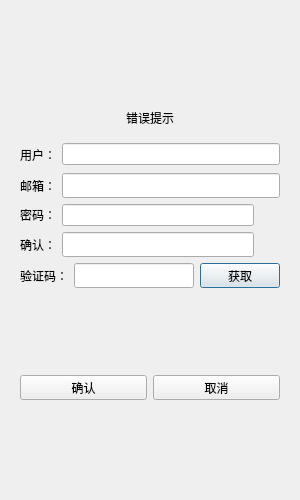
<?xml version="1.0" encoding="UTF-8"?>
<ui version="4.0">
 <class>RegisterDialog</class>
 <widget class="QDialog" name="RegisterDialog">
  <property name="geometry">
   <rect>
    <x>0</x>
    <y>0</y>
    <width>300</width>
    <height>500</height>
   </rect>
  </property>
  <property name="minimumSize">
   <size>
    <width>300</width>
    <height>500</height>
   </size>
  </property>
  <property name="maximumSize">
   <size>
    <width>300</width>
    <height>500</height>
   </size>
  </property>
  <property name="windowTitle">
   <string>Dialog</string>
  </property>
  <layout class="QVBoxLayout" name="verticalLayout_2">
   <item>
    <layout class="QVBoxLayout" name="verticalLayout">
     <item>
      <widget class="QStackedWidget" name="stackedWidget">
       <property name="currentIndex">
        <number>0</number>
       </property>
       <widget class="QWidget" name="page">
        <layout class="QVBoxLayout" name="verticalLayout_3">
         <item>
          <spacer name="verticalSpacer">
           <property name="orientation">
            <enum>Qt::Orientation::Vertical</enum>
           </property>
           <property name="sizeHint" stdset="0">
            <size>
             <width>20</width>
             <height>40</height>
            </size>
           </property>
          </spacer>
         </item>
         <item>
          <widget class="QWidget" name="widget" native="true">
           <layout class="QVBoxLayout" name="verticalLayout_4">
            <item>
             <widget class="QLabel" name="err_tip">
              <property name="text">
               <string>错误提示</string>
              </property>
              <property name="alignment">
               <set>Qt::AlignmentFlag::AlignCenter</set>
              </property>
             </widget>
            </item>
           </layout>
          </widget>
         </item>
         <item>
          <layout class="QHBoxLayout" name="horizontalLayout">
           <item>
            <widget class="QLabel" name="user_label">
             <property name="minimumSize">
              <size>
               <width>0</width>
               <height>25</height>
              </size>
             </property>
             <property name="maximumSize">
              <size>
               <width>16777215</width>
               <height>25</height>
              </size>
             </property>
             <property name="text">
              <string>用户：</string>
             </property>
            </widget>
           </item>
           <item>
            <widget class="QLineEdit" name="user_edit">
             <property name="sizeIncrement">
              <size>
               <width>0</width>
               <height>25</height>
              </size>
             </property>
             <property name="baseSize">
              <size>
               <width>0</width>
               <height>25</height>
              </size>
             </property>
            </widget>
           </item>
          </layout>
         </item>
         <item>
          <layout class="QHBoxLayout" name="horizontalLayout_2">
           <item>
            <widget class="QLabel" name="email_label">
             <property name="minimumSize">
              <size>
               <width>0</width>
               <height>25</height>
              </size>
             </property>
             <property name="maximumSize">
              <size>
               <width>16777215</width>
               <height>25</height>
              </size>
             </property>
             <property name="text">
              <string>邮箱：</string>
             </property>
            </widget>
           </item>
           <item>
            <widget class="QLineEdit" name="email_edit">
             <property name="minimumSize">
              <size>
               <width>0</width>
               <height>25</height>
              </size>
             </property>
             <property name="maximumSize">
              <size>
               <width>16777215</width>
               <height>25</height>
              </size>
             </property>
            </widget>
           </item>
          </layout>
         </item>
         <item>
          <layout class="QHBoxLayout" name="horizontalLayout_3">
           <item>
            <widget class="QLabel" name="pass_label">
             <property name="sizeIncrement">
              <size>
               <width>0</width>
               <height>25</height>
              </size>
             </property>
             <property name="baseSize">
              <size>
               <width>0</width>
               <height>25</height>
              </size>
             </property>
             <property name="text">
              <string>密码：</string>
             </property>
            </widget>
           </item>
           <item>
            <widget class="QLineEdit" name="pass_edit">
             <property name="sizeIncrement">
              <size>
               <width>0</width>
               <height>25</height>
              </size>
             </property>
             <property name="baseSize">
              <size>
               <width>0</width>
               <height>25</height>
              </size>
             </property>
            </widget>
           </item>
           <item>
            <widget class="ClickedLabel" name="pass_visible">
             <property name="minimumSize">
              <size>
               <width>20</width>
               <height>20</height>
              </size>
             </property>
             <property name="maximumSize">
              <size>
               <width>20</width>
               <height>20</height>
              </size>
             </property>
             <property name="sizeIncrement">
              <size>
               <width>0</width>
               <height>0</height>
              </size>
             </property>
             <property name="text">
              <string/>
             </property>
            </widget>
           </item>
          </layout>
         </item>
         <item>
          <layout class="QHBoxLayout" name="horizontalLayout_4">
           <item>
            <widget class="QLabel" name="confirm_label">
             <property name="minimumSize">
              <size>
               <width>0</width>
               <height>25</height>
              </size>
             </property>
             <property name="maximumSize">
              <size>
               <width>16777215</width>
               <height>25</height>
              </size>
             </property>
             <property name="text">
              <string>确认：</string>
             </property>
            </widget>
           </item>
           <item>
            <widget class="QLineEdit" name="confirm_edit">
             <property name="minimumSize">
              <size>
               <width>0</width>
               <height>25</height>
              </size>
             </property>
             <property name="maximumSize">
              <size>
               <width>16777215</width>
               <height>25</height>
              </size>
             </property>
            </widget>
           </item>
           <item>
            <widget class="ClickedLabel" name="confirm_visible">
             <property name="minimumSize">
              <size>
               <width>20</width>
               <height>20</height>
              </size>
             </property>
             <property name="maximumSize">
              <size>
               <width>20</width>
               <height>20</height>
              </size>
             </property>
             <property name="text">
              <string/>
             </property>
            </widget>
           </item>
          </layout>
         </item>
         <item>
          <layout class="QHBoxLayout" name="horizontalLayout_5">
           <item>
            <widget class="QLabel" name="varify_label">
             <property name="minimumSize">
              <size>
               <width>0</width>
               <height>25</height>
              </size>
             </property>
             <property name="maximumSize">
              <size>
               <width>16777215</width>
               <height>25</height>
              </size>
             </property>
             <property name="text">
              <string>验证码：</string>
             </property>
            </widget>
           </item>
           <item>
            <widget class="QLineEdit" name="varify_edit">
             <property name="minimumSize">
              <size>
               <width>0</width>
               <height>25</height>
              </size>
             </property>
             <property name="maximumSize">
              <size>
               <width>16777215</width>
               <height>25</height>
              </size>
             </property>
            </widget>
           </item>
           <item>
            <widget class="TimerBtn" name="get_code">
             <property name="minimumSize">
              <size>
               <width>0</width>
               <height>25</height>
              </size>
             </property>
             <property name="maximumSize">
              <size>
               <width>16777215</width>
               <height>25</height>
              </size>
             </property>
             <property name="text">
              <string>获取</string>
             </property>
            </widget>
           </item>
          </layout>
         </item>
         <item>
          <spacer name="verticalSpacer_2">
           <property name="orientation">
            <enum>Qt::Orientation::Vertical</enum>
           </property>
           <property name="sizeHint" stdset="0">
            <size>
             <width>20</width>
             <height>40</height>
            </size>
           </property>
          </spacer>
         </item>
         <item>
          <layout class="QHBoxLayout" name="horizontalLayout_6">
           <item>
            <widget class="QPushButton" name="sure_btn">
             <property name="minimumSize">
              <size>
               <width>0</width>
               <height>25</height>
              </size>
             </property>
             <property name="maximumSize">
              <size>
               <width>16777215</width>
               <height>25</height>
              </size>
             </property>
             <property name="text">
              <string>确认</string>
             </property>
            </widget>
           </item>
           <item>
            <widget class="QPushButton" name="cancel_btn">
             <property name="minimumSize">
              <size>
               <width>0</width>
               <height>25</height>
              </size>
             </property>
             <property name="maximumSize">
              <size>
               <width>16777215</width>
               <height>25</height>
              </size>
             </property>
             <property name="text">
              <string>取消</string>
             </property>
            </widget>
           </item>
          </layout>
         </item>
         <item>
          <spacer name="verticalSpacer_3">
           <property name="orientation">
            <enum>Qt::Orientation::Vertical</enum>
           </property>
           <property name="sizeHint" stdset="0">
            <size>
             <width>20</width>
             <height>40</height>
            </size>
           </property>
          </spacer>
         </item>
        </layout>
       </widget>
       <widget class="QWidget" name="page_2">
        <layout class="QVBoxLayout" name="verticalLayout_5">
         <item>
          <spacer name="verticalSpacer_4">
           <property name="orientation">
            <enum>Qt::Orientation::Vertical</enum>
           </property>
           <property name="sizeHint" stdset="0">
            <size>
             <width>20</width>
             <height>40</height>
            </size>
           </property>
          </spacer>
         </item>
         <item>
          <widget class="QLabel" name="tip_lb">
           <property name="text">
            <string>注册成功，5s后返回登录</string>
           </property>
           <property name="alignment">
            <set>Qt::AlignmentFlag::AlignCenter</set>
           </property>
          </widget>
         </item>
         <item>
          <widget class="QLabel" name="tip2_lb">
           <property name="text">
            <string>可点击返回按钮直接返回登录界面</string>
           </property>
           <property name="alignment">
            <set>Qt::AlignmentFlag::AlignCenter</set>
           </property>
          </widget>
         </item>
         <item>
          <spacer name="verticalSpacer_5">
           <property name="orientation">
            <enum>Qt::Orientation::Vertical</enum>
           </property>
           <property name="sizeHint" stdset="0">
            <size>
             <width>20</width>
             <height>40</height>
            </size>
           </property>
          </spacer>
         </item>
         <item>
          <widget class="QWidget" name="widget_2" native="true">
           <layout class="QHBoxLayout" name="horizontalLayout_7">
            <item>
             <spacer name="horizontalSpacer">
              <property name="orientation">
               <enum>Qt::Orientation::Horizontal</enum>
              </property>
              <property name="sizeHint" stdset="0">
               <size>
                <width>76</width>
                <height>20</height>
               </size>
              </property>
             </spacer>
            </item>
            <item>
             <widget class="QPushButton" name="return_btn">
              <property name="minimumSize">
               <size>
                <width>0</width>
                <height>25</height>
               </size>
              </property>
              <property name="maximumSize">
               <size>
                <width>16777215</width>
                <height>25</height>
               </size>
              </property>
              <property name="text">
               <string>返回登录</string>
              </property>
             </widget>
            </item>
            <item>
             <spacer name="horizontalSpacer_2">
              <property name="orientation">
               <enum>Qt::Orientation::Horizontal</enum>
              </property>
              <property name="sizeHint" stdset="0">
               <size>
                <width>40</width>
                <height>20</height>
               </size>
              </property>
             </spacer>
            </item>
           </layout>
          </widget>
         </item>
         <item>
          <spacer name="verticalSpacer_6">
           <property name="orientation">
            <enum>Qt::Orientation::Vertical</enum>
           </property>
           <property name="sizeHint" stdset="0">
            <size>
             <width>20</width>
             <height>40</height>
            </size>
           </property>
          </spacer>
         </item>
        </layout>
       </widget>
      </widget>
     </item>
    </layout>
   </item>
  </layout>
 </widget>
 <customwidgets>
  <customwidget>
   <class>TimerBtn</class>
   <extends>QPushButton</extends>
   <header>timerbtn.h</header>
  </customwidget>
  <customwidget>
   <class>ClickedLabel</class>
   <extends>QLabel</extends>
   <header>clickedlabel.h</header>
  </customwidget>
 </customwidgets>
 <resources/>
 <connections/>
</ui>
